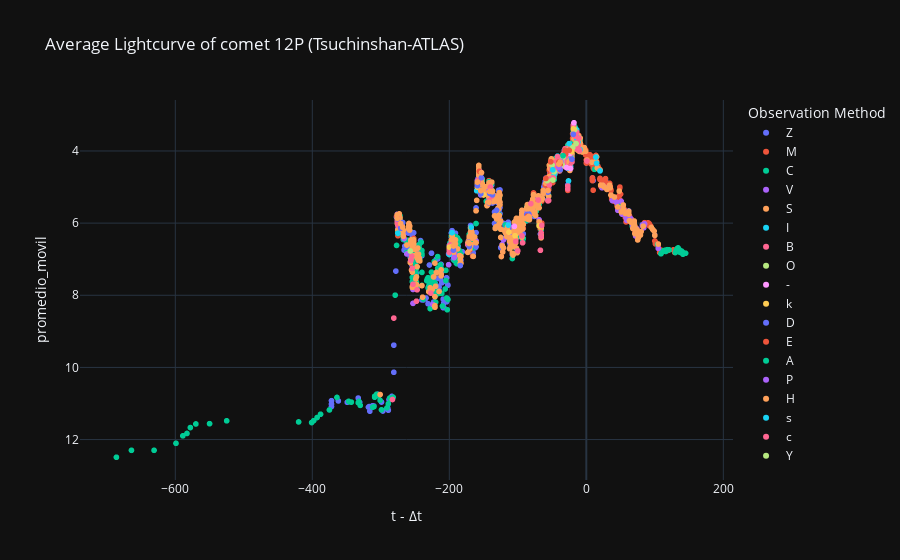

Source (notebook cell):
### Code cell
# Curva de luz Promediada
labels = {'delta_t':'t - Δt','magnitud_reducida':'Max apparent total magnitude reduced', 'obs_method_key' : 'Observation Method'}
fig = px.scatter(curva_de_luz_promediada_df, x='delta_t', y='promedio_movil', color='obs_method_key', template= 'plotly_dark', labels= labels, title= f'Average Lightcurve of comet {nombre_cometa} (Tsuchinshan-ATLAS)')
fig.update_yaxes(autorange="reversed")
fig.show()

### Figure 1 — Plotly figure (JSON) as saved in the notebook; plotly's stock layout.template omitted (floating-point values rounded to 4 significant figures; data arrays with more than 128 entries replaced by an {"elided": "..."} marker saying what was removed)
{"data": [{"hovertemplate": "Observation Method=Z<br>t - Δt=%{x}<br>promedio_movil=%{y}<extra></extra>", "legendgroup": "Z", "marker": {"color": "#636efa", "symbol": "circle"}, "mode": "markers", "name": "Z", "showlegend": true, "type": "scattergl", "x": {"elided": "430 int values"}, "xaxis": "x", "y": {"elided": "430 float values"}, "yaxis": "y"}, {"hovertemplate": "Observation Method=M<br>t - Δt=%{x}<br>promedio_movil=%{y}<extra></extra>", "legendgroup": "M", "marker": {"color": "#EF553B", "symbol": "circle"}, "mode": "markers", "name": "M", "showlegend": true, "type": "scattergl", "x": {"elided": "388 int values"}, "xaxis": "x", "y": {"elided": "388 float values"}, "yaxis": "y"}, {"hovertemplate": "Observation Method=C<br>t - Δt=%{x}<br>promedio_movil=%{y}<extra></extra>", "legendgroup": "C", "marker": {"color": "#00cc96", "symbol": "circle"}, "mode": "markers", "name": "C", "showlegend": true, "type": "scattergl", "x": {"elided": "353 int values"}, "xaxis": "x", "y": {"elided": "353 float values"}, "yaxis": "y"}, {"hovertemplate": "Observation Method=V<br>t - Δt=%{x}<br>promedio_movil=%{y}<extra></extra>", "legendgroup": "V", "marker": {"color": "#ab63fa", "symbol": "circle"}, "mode": "markers", "name": "V", "showlegend": true, "type": "scattergl", "x": [105, 85, 84, 82, 74, 73, 72, 71, 69, 68, 67, 65, 64, 63, 62, 61, 59, 58, 57, 53, 52, 51, 46, 44, 38, 32, 26, 25, 24, 23, -19, -21, -35, -38, -40, -43, -45, -49, -56, -63, -69, -70, -72, -80, -84, -85, -87, -88, -99, -101, -111, -113, -113, -114, -121, -123, -131, -137, -141, -141, -142, -144, -148, -153, -154, -155, -159, -159, -161, -171, -172, -184, -192, -194, -197, -199, -200, -201, -224, -253, -253, -253, -262, -266, -267, -268, -271, -274, -275, -276, -276], "xaxis": "x", "y": [6.699, 6.02, 6.129, 6.077, 6.159, 6.19, 6.355, 6.131, 6.11, 6.117, 6.019, 5.881, 5.86, 5.933, 5.756, 5.782, 5.922, 5.839, 5.676, 5.583, 5.749, 5.397, 5.645, 5.42, 5.375, 5.01, 4.991, 4.999, 4.948, 5.02, 3.398, 4.086, 4.417, 4.364, 4.465, 4.526, 4.35, 4.631, 5.124, 5.15, 5.906, 5.316, 5.491, 5.617, 5.749, 5.545, 5.624, 5.812, 6.052, 6.815, 6.59, 6.304, 6.054, 6.047, 6.465, 6.596, 5.375, 5.232, 5.193, 5.076, 5.308, 5.493, 5.063, 4.774, 5.218, 4.575, 4.984, 4.82, 6.49, 6.621, 6.514, 7.021, 6.851, 6.577, 6.523, 6.611, 6.624, 7.153, 8.258, 6.904, 8.225, 7.839, 6.854, 6.427, 6.319, 6.114, 6.085, 5.796, 6.036, 5.755, 5.969], "yaxis": "y"}, {"hovertemplate": "Observation Method=S<br>t - Δt=%{x}<br>promedio_movil=%{y}<extra></extra>", "legendgroup": "S", "marker": {"color": "#FFA15A", "symbol": "circle"}, "mode": "markers", "name": "S", "showlegend": true, "type": "scattergl", "x": {"elided": "564 int values"}, "xaxis": "x", "y": {"elided": "564 float values"}, "yaxis": "y"}, {"hovertemplate": "Observation Method=I<br>t - Δt=%{x}<br>promedio_movil=%{y}<extra></extra>", "legendgroup": "I", "marker": {"color": "#19d3f3", "symbol": "circle"}, "mode": "markers", "name": "I", "showlegend": true, "type": "scattergl", "x": [20, 15, 14, -9, -12, -13, -14, -14, -14, -21, -23, -23, -25, -26, -26, -27, -30, -31, -38, -40, -42, -45, -46, -47, -47, -114, -160, -168, -196, -200, -200, -275, -276], "xaxis": "x", "y": [4.552, 4.343, 4.169, 3.966, 3.758, 3.75, 3.611, 3.414, 3.657, 3.986, 4.138, 4.428, 3.796, 4.473, 4.831, 4.976, 4.163, 3.994, 4.396, 4.367, 4.144, 4.475, 4.583, 4.506, 4.649, 6.054, 5.1, 6.111, 6.264, 6.871, 6.656, 6.279, 5.826], "yaxis": "y"}, {"hovertemplate": "Observation Method=B<br>t - Δt=%{x}<br>promedio_movil=%{y}<extra></extra>", "legendgroup": "B", "marker": {"color": "#FF6692", "symbol": "circle"}, "mode": "markers", "name": "B", "showlegend": true, "type": "scattergl", "x": [1, -10, -10, -11, -12, -12, -13, -14, -15, -16, -16, -19, -19, -21, -21, -21, -23, -24, -24, -24, -25, -26, -27, -27, -27, -28, -28, -30, -31, -32, -33, -33, -33, -34, -34, -35, -41, -42, -44, -44, -44, -45, -46, -46, -46, -47, -47, -48, -49, -49, -50, -50, -50, -54, -54, -55, -56, -66, -70, -81, -83, -84, -138, -140, -141, -142, -158, -158, -159, -173, -198, -199, -199, -199, -200, -200, -200, -275, -275, -276, -276], "xaxis": "x", "y": [4.278, 3.988, 3.983, 3.641, 3.842, 3.927, 3.758, 3.48, 3.931, 3.536, 3.59, 3.284, 3.312, 4.252, 4.306, 3.958, 4.074, 4.451, 4.42, 4.431, 4.039, 4.072, 5.053, 4.973, 4.081, 4.091, 3.955, 4.149, 3.937, 4.015, 4.265, 4.347, 4.386, 4.208, 4.243, 4.417, 4.332, 4.16, 4.407, 4.45, 4.507, 4.307, 4.479, 4.336, 4.45, 4.489, 4.478, 4.751, 4.776, 4.748, 4.535, 4.474, 4.56, 4.779, 4.942, 5.373, 5.384, 6.38, 5.359, 5.46, 5.778, 5.81, 5.252, 4.999, 5.127, 5.379, 4.816, 4.842, 4.992, 6.599, 6.639, 6.605, 6.631, 6.628, 6.735, 6.815, 6.728, 6.065, 6.036, 5.829, 5.955], "yaxis": "y"}, {"hovertemplate": "Observation Method=O<br>t - Δt=%{x}<br>promedio_movil=%{y}<extra></extra>", "legendgroup": "O", "marker": {"color": "#B6E880", "symbol": "circle"}, "mode": "markers", "name": "O", "showlegend": true, "type": "scattergl", "x": [-15, -17, -20, -28, -34, -35, -36, -47, -49, -50, -57, -195], "xaxis": "x", "y": [3.795, 3.406, 3.909, 3.983, 4.172, 4.396, 4.291, 4.578, 4.805, 4.389, 4.823, 6.639], "yaxis": "y"}, {"hovertemplate": "Observation Method=-<br>t - Δt=%{x}<br>promedio_movil=%{y}<extra></extra>", "legendgroup": "-", "marker": {"color": "#FF97FF", "symbol": "circle"}, "mode": "markers", "name": "-", "showlegend": true, "type": "scattergl", "x": [-18, -23, -24, -29, -39, -105, -159], "xaxis": "x", "y": [3.217, 4.486, 4.065, 4.459, 4.454, 6.09, 4.967], "yaxis": "y"}, {"hovertemplate": "Observation Method=k<br>t - Δt=%{x}<br>promedio_movil=%{y}<extra></extra>", "legendgroup": "k", "marker": {"color": "#FECB52", "symbol": "circle"}, "mode": "markers", "name": "k", "showlegend": true, "type": "scattergl", "x": [-19, -21, -69, -104, -113, -150, -159, -200], "xaxis": "x", "y": [3.386, 4.018, 6.076, 6.349, 6.25, 5.212, 5.001, 6.665], "yaxis": "y"}, {"hovertemplate": "Observation Method=D<br>t - Δt=%{x}<br>promedio_movil=%{y}<extra></extra>", "legendgroup": "D", "marker": {"color": "#636efa", "symbol": "circle"}, "mode": "markers", "name": "D", "showlegend": true, "type": "scattergl", "x": [-19, -21, -38, -56, -84, -85, -87, -101, -131, -137, -141, -142, -153, -154, -159, -161, -171, -172, -184, -194, -262, -268, -271, -276], "xaxis": "x", "y": [3.538, 4.226, 4.521, 5.138, 5.744, 5.802, 5.763, 6.775, 5.643, 5.215, 5.173, 5.437, 4.74, 5.187, 4.963, 6.656, 6.649, 6.526, 7.176, 6.748, 6.648, 5.984, 6.139, 5.883], "yaxis": "y"}, {"hovertemplate": "Observation Method=E<br>t - Δt=%{x}<br>promedio_movil=%{y}<extra></extra>", "legendgroup": "E", "marker": {"color": "#EF553B", "symbol": "circle"}, "mode": "markers", "name": "E", "showlegend": true, "type": "scattergl", "x": [-25, -30, -31, -38, -38, -40, -52, -59, -86, -156], "xaxis": "x", "y": [3.982, 4.077, 3.979, 4.365, 4.349, 4.305, 4.301, 4.762, 5.808, 4.565], "yaxis": "y"}, {"hovertemplate": "Observation Method=A<br>t - Δt=%{x}<br>promedio_movil=%{y}<extra></extra>", "legendgroup": "A", "marker": {"color": "#00cc96", "symbol": "circle"}, "mode": "markers", "name": "A", "showlegend": true, "type": "scattergl", "x": [-34], "xaxis": "x", "y": [4.13], "yaxis": "y"}, {"hovertemplate": "Observation Method=P<br>t - Δt=%{x}<br>promedio_movil=%{y}<extra></extra>", "legendgroup": "P", "marker": {"color": "#ab63fa", "symbol": "circle"}, "mode": "markers", "name": "P", "showlegend": true, "type": "scattergl", "x": [-37, -40, -193], "xaxis": "x", "y": [4.291, 4.446, 6.954], "yaxis": "y"}, {"hovertemplate": "Observation Method=H<br>t - Δt=%{x}<br>promedio_movil=%{y}<extra></extra>", "legendgroup": "H", "marker": {"color": "#FFA15A", "symbol": "circle"}, "mode": "markers", "name": "H", "showlegend": true, "type": "scattergl", "x": [-38, -40, -56, -63, -84, -85, -87, -88, -101, -131, -137, -141, -142, -153, -154, -159, -161, -171, -172, -184, -194, -262, -268, -271, -276, -276], "xaxis": "x", "y": [4.306, 4.365, 5.096, 5.177, 5.816, 5.602, 5.873, 5.864, 6.822, 5.35, 5.127, 5.122, 5.422, 4.6, 5.099, 4.863, 6.544, 6.564, 6.538, 7.009, 6.634, 6.608, 6.115, 6.012, 5.769, 5.869], "yaxis": "y"}, {"hovertemplate": "Observation Method=s<br>t - Δt=%{x}<br>promedio_movil=%{y}<extra></extra>", "legendgroup": "s", "marker": {"color": "#19d3f3", "symbol": "circle"}, "mode": "markers", "name": "s", "showlegend": true, "type": "scattergl", "x": [-49], "xaxis": "x", "y": [4.522], "yaxis": "y"}, {"hovertemplate": "Observation Method=c<br>t - Δt=%{x}<br>promedio_movil=%{y}<extra></extra>", "legendgroup": "c", "marker": {"color": "#FF6692", "symbol": "circle"}, "mode": "markers", "name": "c", "showlegend": true, "type": "scattergl", "x": [-65, -66, -67, -93, -94, -100, -103, -227, -247, -248, -253, -254, -255, -256, -281, -283], "xaxis": "x", "y": [6.062, 6.27, 6.753, 6.546, 6.351, 6.767, 6.508, 7.94, 7.849, 8.165, 7.696, 7.257, 6.918, 7.036, 8.633, 10.89], "yaxis": "y"}, {"hovertemplate": "Observation Method=Y<br>t - Δt=%{x}<br>promedio_movil=%{y}<extra></extra>", "legendgroup": "Y", "marker": {"color": "#B6E880", "symbol": "circle"}, "mode": "markers", "name": "Y", "showlegend": true, "type": "scattergl", "x": [-257], "xaxis": "x", "y": [6.773], "yaxis": "y"}], "layout": {"legend": {"title": {"text": "Observation Method"}, "tracegroupgap": 0}, "title": {"text": "Average Lightcurve of comet 12P (Tsuchinshan-ATLAS)"}, "xaxis": {"anchor": "y", "domain": [0, 1], "title": {"text": "t - Δt"}}, "yaxis": {"anchor": "x", "autorange": "reversed", "domain": [0, 1], "title": {"text": "promedio_movil"}}}}
